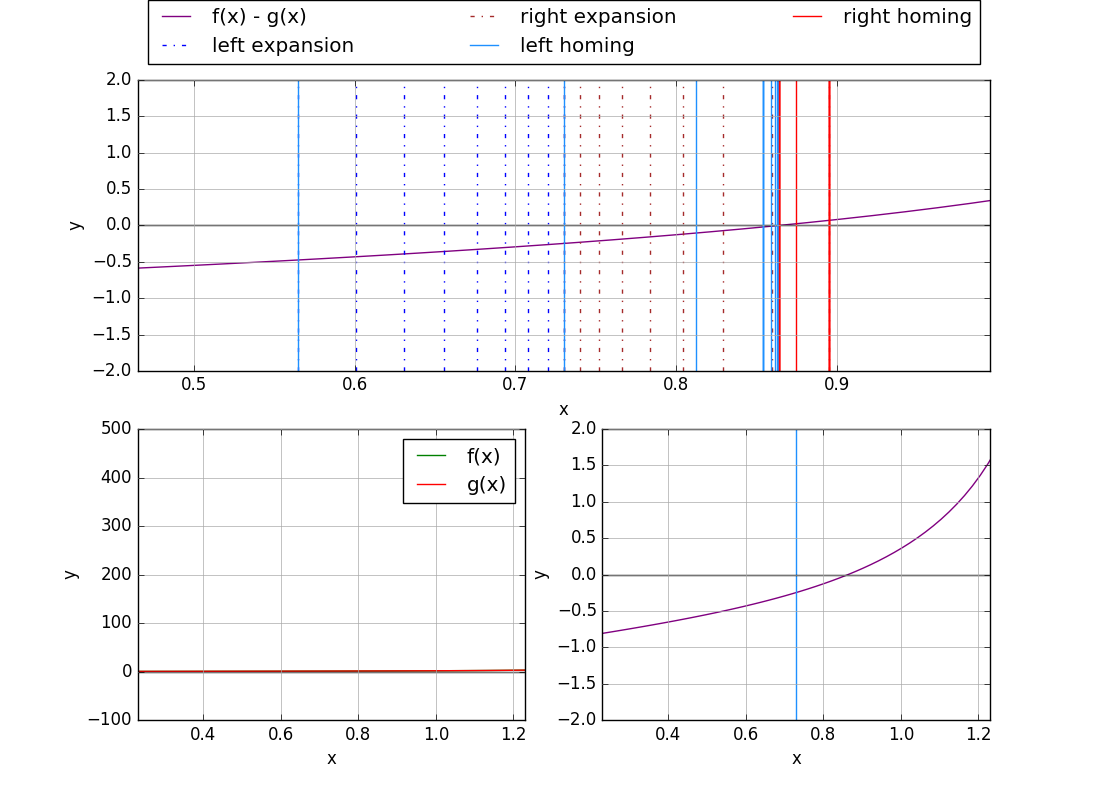

This chart was generated by the following Python code:
#!/usr/bin/env python3

"""
This module finds the intersection of 2 functions using
the bisection method. 

This is not the most efficient implementation, but should 
demonstrate the basic idea.

For the plotting, see
http://matplotlib.org/users/gridspec.html
for the gridspec examples, and see
http://matplotlib.org/1.4.3/api/pyplot_summary.html
for a list of all the plotting functions
"""

import numpy as np
import matplotlib
# This is to make matplotlib ONLY print good png's. Cannot print to screen.
# See http://matplotlib.org/faq/usage_faq.html#what-is-a-backend
matplotlib.use('Agg')  
# This is the conventional way to import the plotting module
import matplotlib.pyplot as plt
# This will allow us to create a fancy layout
import matplotlib.gridspec as gs

def intersect(f, g, x0, tol=.001, plot=False):
    """
    This is the actual algorithm to perform the bisection.
    
    inputs:
        f - function -
            this should be a function that takes 1 number and returns a number
        g - function -
            this should be a function that takes 1 number and returns a number
        x0 - float -
            this should be the value for a first guess at when f and g intersect

    optional inputs:
        tol=.01 - float -
            The tolerance. The actual root will fall between 
            (output - .5*tol, output + .5*tol)
        plot=False - boolean -
            A boolean indicating whether we want to plot every
            step or not. If true, produces plots
    """
    if plot:
        # define a new figure 11in w x 8 in t
        plt.figure(figsize=(11,8))
        # define a 2x2 grid to lay plots on
        mygrid = gs.GridSpec(2,2)

        # define an axis in bottom left corner to hold the function plot
        funplot = plt.subplot(mygrid[1,0])
        # define an axis in bottom right corner to hold the delta plot
        dplot = plt.subplot(mygrid[1,1])
        # define an axis spanning the entire top to hold to algorithm plot
        alplot = plt.subplot(mygrid[0,:])

    # Define a new function named delta
    # This will output the difference f(x) - g(x)
    delta = lambda x: f(x) - g(x)

    if plot:
        # define the x range we are going to plot on all plots
        # a list of 100 values evenly spaced between x0-1 and x0+1
        x_vals = np.linspace(x0-1,x0+1,100) 

        # define the functions to plot
        f_vals = [f(x) for x in x_vals]
        g_vals = [g(x) for x in x_vals]
        delta_vals = [delta(x) for x in x_vals]

        ## plot the f and g functions on the funplot

        # make the f function green, with a solid line, and a figure legend f(x)
        funplot.plot(x_vals, f_vals, 'g-', label='f(x)')

        # make the g function red, with a solid line, and a figure legend g(x),
        # over the top of the f_plot
        funplot.plot(x_vals, f_vals, 'r-', label='g(x)')

        # Define the axes labels
        funplot.set_xlabel('x')
        funplot.set_ylabel('y')
        # Define the horizontal and vertical limits 
        funplot.set_xlim([x0-.5,x0+.5])
        # Create the grid
        funplot.grid(True, which='major', linestyle='-', color='darkgrey')
        funplot.axhline(0, linestyle='-',color='k')

        ## plot the delta function on the deltaplot, along with the initial guess

        # plot the delta function with a solid blue line
        dplot.plot(x_vals, delta_vals, linestyle='-', color='purple')

        # plot a black vertical line at the initial guess
        dplot.axvline(x0, color='dodgerblue')

        # Define the axes labels
        dplot.set_xlabel('x')
        dplot.set_ylabel('y')
        # Define the horizontal and vertical limits 
        dplot.set_xlim([x0-.5,x0+.5])
        dplot.set_ylim([-2,2])
        # Turn on the grid
        dplot.grid(True, which='major', linestyle='-', color='darkgrey')
        dplot.axhline(0, linestyle='-',color='k')

        ## plot the delta function on the alplot with a solid blue line
        alplot.plot(x_vals, delta_vals, linestyle='-', color='purple', label='f(x) - g(x)')

        # Define the axes labels
        alplot.set_xlabel('x')
        alplot.set_ylabel('y')
        # Define the horizontal and vertical limits 
        alplot.set_ylim([-2,2])
        # Turn on the grid
        alplot.grid(True)
        alplot.grid(True, which='major', linestyle='-', color='darkgrey')
        alplot.axhline(0, linestyle='-',color='k')

    # if delta(x0 - .5*tol) is on the opposite side of the intersection
    # as delta(x0 + .5*tol), the intersection MUST fall between x0-.5*tol
    # and x0 + .5*tol, so x0 is a solution
    if( ( delta(x0 - .5*tol ) <= 0) != ( delta(x0 + .5*tol) <= 0 ) ):

        # finalize the plots by adding legends, and saving the figure
        if plot:
            # Add legends. Only plots with labels will be added to the legend.
            funplot.legend()
            alplot.legend(bbox_to_anchor=(0., 1.02, 1., .102), loc=3, ncol=3, mode='expand')
            plt.savefig('bisection.png')

        # If x0 is a solution, return
        return x0

    # if x0 is not a solution, form a bracket which right now is
    # x0 to x0
    bnd = [x0, x0]

    # add the initial expansion lines, with labels, to alplot. Also set the xlim
    if plot:
        alplot.axvline(bnd[0], color='blue', linestyle='-.', label='left expansion')
        alplot.axvline(bnd[1], color='brown', linestyle='-.', label='right expansion')
   
    # Expand our brackets until delta(bnd[0]) and
    # delta(bnd[1]) are on opposite sides of the intersection,
    # meaning that a the intersection falls between bnd[0] and bnd[1]
    step_size = 10*tol
    while( ( delta(bnd[0]) <= 0 ) == ( delta(bnd[1]) <= 0) ):
        # move bnd[0] backwards
        bnd[0] -= step_size
        # move bnd[1] forwards
        bnd[1] += step_size
        # increase the step size for the next iteration.
        # this prevents taking tiny steps if we need large steps
        step_size *= 1.2
    
        # add the expansion lines, without labels, to alplot
        if plot:
            alplot.axvline(bnd[0], color='blue', linestyle='-.')
            alplot.axvline(bnd[1], color='brown', linestyle='-.')

    # add the initial homing lines, with labels, to alplot
    if plot:
        alplot.axvline(bnd[0], color='dodgerblue', linestyle='-', label='left homing')
        alplot.axvline(bnd[1], color='red', linestyle='-', label='right homing')
        alplot.set_xlim([bnd[0]-.1, bnd[1]+.1])
       
    # We now know that our bounds lie on opposite sides of 0,
    # so we can shrink our bounds, garunteeing that they remain
    # on opposite sides of the intersection. Thus our terminating condition
    # is when bnd[1] - bnd[0] < tol, since this implies that the
    # equal point lies in between bnd[0] and bnd[1] which has less
    # than tol room to wiggle.
    while bnd[1] - bnd[0] > tol: # while there is too much wiggle room
        test_bnd = .5*sum(bnd) # take the average position

        # check to see if we hit the intersection on the head
        dtb = delta(test_bnd)
        if dtb == 0:
            # finalize the plots by adding legends, and saving the figure
            if plot:
                # Add legends. Only plots with labels will be added to the legend.
                funplot.legend()
                alplot.legend(bbox_to_anchor=(0., 1.02, 1., .102), loc=3, ncol=3, mode='expand')
                plt.savefig('bisection.png')
            # if we hit the the intersection exactly, return it.
            # Return will escape the function and return the value
            return test_bnd

        # replace the bnd on the same side with test_bnd, so the bnd's get closer
        if( ( dtb <= 0 ) == ( delta(bnd[0]) <= 0 ) ):
            # if the both fall on the same size of the intersection, replace bnd[0]
            bnd[0] = test_bnd
        else: 
            # since test_bnd didn't fall on the same side of the intersection as bnd[0]
            # it must fall on the same side as bnd[1],
            # so replace it
            bnd[1] = test_bnd
    
        # add the homing lines, without labels, to alplot
        if plot:
            alplot.axvline(bnd[0], color='dodgerblue', linestyle='-')
            alplot.axvline(bnd[1], color='red', linestyle='-')

    # finalize the plots by adding legends, and saving the figure
    if plot:
        # Add legends. Only plots with labels will be added to the legend.
        funplot.legend()
        alplot.legend(bbox_to_anchor=(0., 1.02, 1., .102), loc=3, ncol=3, mode='expand')
        plt.savefig('bisection.png')
    # At this point, we know that bnd[1] and bnd[0] lie on opposite sides of the intersection
    # and bnd[1] - bnd[0] < tol, so the corerect answer is garunteed to fall within .5*tol of
    # .5*(bnd[1] + bnd[0])
    return .5*sum(bnd)

if __name__ == '__main__':
    f = np.tan
    g = lambda x: 1.2**x
    x = intersect(f,g,.73, plot=True)
    delta = lambda x: f(x) - g(x)
    print('intersection = {:f}\nf(x) - g(x) = {:f}'.format(x,delta(x)))
    print('delta(x+tol) = {}, delta(x-tol) = {}'.format(delta(x+.01),delta(x-.01)))
